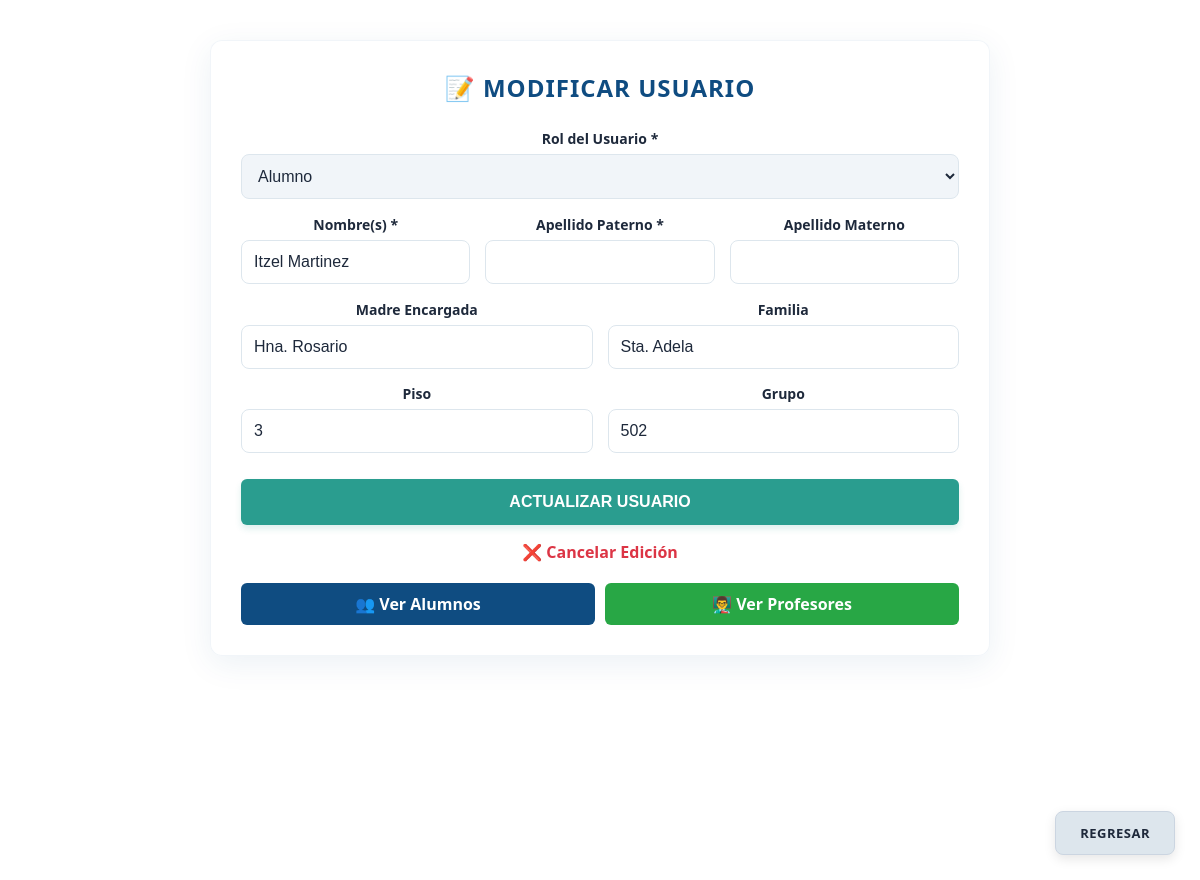
Before: /registrar_usuario.php?editar_rol=alumno&editar_id=1 (signed in) with the older database file.
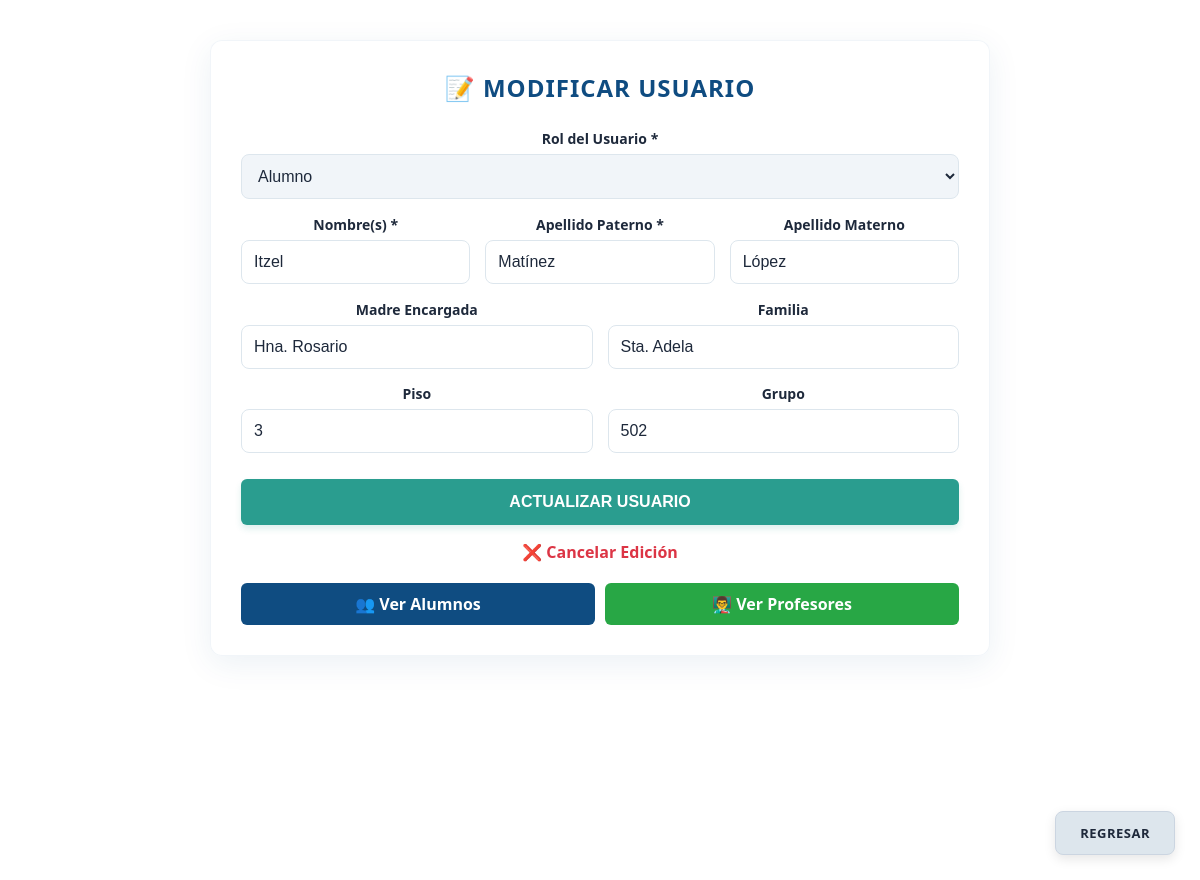
After: the same page with the newer database file.
### tables this page shows
CREATE TABLE `alumnos` (
  `id_Alumnos` int(11) NOT NULL AUTO_INCREMENT,
  `Matricula` varchar(30) DEFAULT NULL,
  `Nombre` varchar(100) NOT NULL,
  `Apellido_Paterno` varchar(100) NOT NULL DEFAULT '',
  `Apellido_Materno` varchar(100) NOT NULL DEFAULT '',
  `Madre_encargada` varchar(100) DEFAULT NULL,
  `Familia` varchar(100) DEFAULT NULL,
  `Piso` varchar(20) DEFAULT NULL,
  `Grupo` varchar(20) DEFAULT NULL,
  `Renovación` date DEFAULT NULL,
  PRIMARY KEY (`id_Alumnos`),
  UNIQUE KEY `Matricula` (`Matricula`)
);

### registrar_usuario.php (the view, shortened to what this page needs)
<?php
require_once 'conexion.php';
$modo_editar = false;
$rol_editar = '';
$nombre = '';
$apellido_paterno = '';
$apellido_materno = '';
$madre_encargada = '';
$familia = '';
$piso = '';
$grupo = '';
if (isset($_GET['editar_rol'], $_GET['editar_id'])) {
    $rol_editar = $_GET['editar_rol'];
    $id_editar = filter_input(INPUT_GET, 'editar_id', FILTER_VALIDATE_INT);
    if ($id_editar && $rol_editar === 'alumno') {
        $stmt = $conexion->prepare("SELECT * FROM alumnos WHERE id_Alumnos = ?");
        $stmt->bind_param("i", $id_editar);
        $stmt->execute();
        if ($fila = $stmt->get_result()->fetch_assoc()) {
            $modo_editar = true;
            $nombre = $fila['Nombre'];
            $apellido_paterno = $fila['Apellido_Paterno'] ?? '';
            $apellido_materno = $fila['Apellido_Materno'] ?? '';
            $madre_encargada = $fila['Madre_encargada'] ?? '';
            $familia = $fila['Familia'] ?? '';
            $piso = $fila['Piso'] ?? '';
            $grupo = $fila['Grupo'] ?? '';
        }
    }
}
?>
<!DOCTYPE html>
<html lang="es">
<head>
    <link rel="stylesheet" href="style.css">
</head>
<body class="body2">
    <div class="contenedor-formulario" style="max-width: 780px;">
        <h2><?php echo $modo_editar ? '📝 Modificar Usuario' : '👥 Registro de Usuarios'; ?></h2>
        <form method="POST" action="registrar_usuario.php" style="display: flex; flex-direction: column; gap: 16px;">
            <div class="grupo-campo">
                <label>Rol del Usuario *</label>
                <select name="rol" id="select_rol" required onchange="alternarCamposRol()" <?php echo $modo_editar ? 'style="pointer-events:none; background:#F1F5F9;"' : ''; ?>>
                    <option value="alumno" <?php echo ($rol_editar === 'alumno') ? 'selected' : ''; ?>>Alumno</option>
                </select>
            </div>
            <div class="grid-dos-columnas" style="display: grid; grid-template-columns: repeat(auto-fit, minmax(210px, 1fr)); gap: 15px;">
                <div class="grupo-campo">
                    <label>Nombre(s) *</label>
                    <input type="text" name="Nombre" value="<?php echo htmlspecialchars($nombre); ?>" maxlength="100" required>
                </div>
                <div class="grupo-campo">
                    <label>Apellido Paterno *</label>
                    <input type="text" name="Apellido_Paterno" value="<?php echo htmlspecialchars($apellido_paterno); ?>" maxlength="100" required>
                </div>
                <div class="grupo-campo">
                    <label>Apellido Materno</label>
                    <input type="text" name="Apellido_Materno" value="<?php echo htmlspecialchars($apellido_materno); ?>" maxlength="100">
                </div>
            </div>
            <div id="campos_alumno" style="display: <?php echo ($rol_editar === 'alumno') ? 'grid' : 'none'; ?>; grid-template-columns: 1fr 1fr; gap: 15px;">
                <div class="grupo-campo">
                    <label>Madre Encargada</label>
                    <input type="text" name="Madre_encargada" value="<?php echo htmlspecialchars($madre_encargada); ?>" maxlength="100">
                </div>
                <div class="grupo-campo">
                    <label>Familia</label>
                    <input type="text" name="Familia" value="<?php echo htmlspecialchars($familia); ?>" maxlength="100">
                </div>
                <div class="grupo-campo">
                    <label>Piso</label>
                    <input type="text" name="Piso" value="<?php echo htmlspecialchars($piso); ?>" maxlength="20">
                </div>
                <div class="grupo-campo">
                    <label>Grupo</label>
                    <input type="text" name="Grupo" value="<?php echo htmlspecialchars($grupo); ?>" maxlength="20">
                </div>
            </div>
            <button type="submit" class="boton-guardar" style="width: 100%; margin-top: 10px;">
                <?php echo $modo_editar ? 'Actualizar Usuario' : 'Guardar Usuario'; ?>
            </button>
            <?php if ($modo_editar): ?>
                <a href="<?php echo ($rol_editar === 'alumno') ? 'ver_alumnos.php' : 'ver_profesores.php'; ?>" style="text-align: center; color: #DC3545; font-weight: bold; text-decoration: none;">❌ Cancelar Edición</a>
            <?php endif; ?>
        </form>
        <div style="display: flex; gap: 10px; flex-wrap: wrap; margin-top: 20px;">
            <a href="ver_alumnos.php" style="flex: 1; text-align: center; background-color: #0F4C81; color: white; padding: 10px; border-radius: 6px; text-decoration: none; font-weight: bold;">👥 Ver Alumnos</a>
            <a href="ver_profesores.php" style="flex: 1; text-align: center; background-color: #28a745; color: white; padding: 10px; border-radius: 6px; text-decoration: none; font-weight: bold;">👨‍🏫 Ver Profesores</a>
        </div>
    </div>
    <div class="z1">
        <a class="z2" href="registro.php">REGRESAR</a>
    </div>
</body>
</html>

Changed rows visible on the page:
changed alumnos "Hna. Rosario": Nombre "Itzel Martinez" → "Itzel"; Apellido_Paterno (not shown) → "Matínez"; Apellido_Materno (not shown) → "López"
